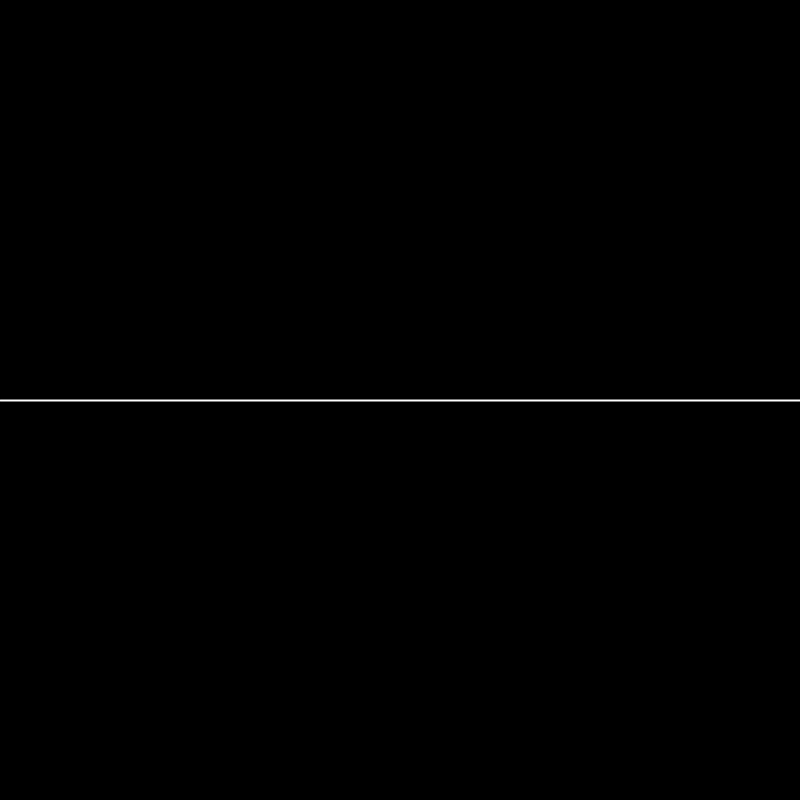
Frame 1 (no input)
Frame 60 (the mouse pressed at the canvas centre just before this capture): identical to frame 1, image omitted
Frame 120 (the mouse held since frame 60 and released just before this capture): identical to frame 1, image omitted

The Processing sketch that drew this single still picture (run headless with seeded random() and noise(); from frame 60 on, the mouse is pressed at the canvas centre):

// Processing sketch: koch_curve
// ── koch_curve.pde
ArrayList<KC> lines;

void setup() {
  size(800, 800);

  lines = new ArrayList<KC>();
  PVector start = new PVector(0, height/2);
  PVector end = new PVector(width, height/2);
  lines.add(new KC(start, end));
}
void draw() {
  background(0);

  for (KC l : lines) {
    l.display();
  }
}

void keyPressed() {
  if (key == ' ') {
    gen();
  }
}

void gen() {
  ArrayList next = new ArrayList<KC>();
  for (KC l : lines) {
    PVector a = l.geta();
    PVector b = l.getb();
    PVector c = l.getc();
    PVector d = l.getd();
    PVector e = l.gete();

    next.add(new KC(a, b));
    next.add(new KC(b, c));
    next.add(new KC(c, d));
    next.add(new KC(d, e));
  }
  lines = next;
}

// ── KC.pde
class KC {

  PVector start, end;

  KC(PVector s, PVector e) {
    start = s;
    end = e;
  }

  PVector geta() {
    return start.copy();
  }

  PVector getb() {
    PVector dir = PVector.sub(end, start);
    dir.div(3);
    dir = PVector.add(start, dir);
    return dir;
  }

  PVector getc() {
    PVector ref = start.copy();
    PVector dir = PVector.sub(end, start);
    dir.div(3);
    ref.add(dir);
    dir.rotate(-PI/3);
    dir.add(ref);
    return dir;
  }

  PVector getd() {
    PVector dir = PVector.sub(end, start);
    dir.div(3);
    dir.mult(2);
    dir = PVector.add(start, dir);
    return dir;
  }

  PVector gete() {
    return end.copy();
  }

  void display() {
    stroke(255);
    strokeWeight(2);
    noFill();
    line(start.x, start.y, end.x, end.y);
  }
}
